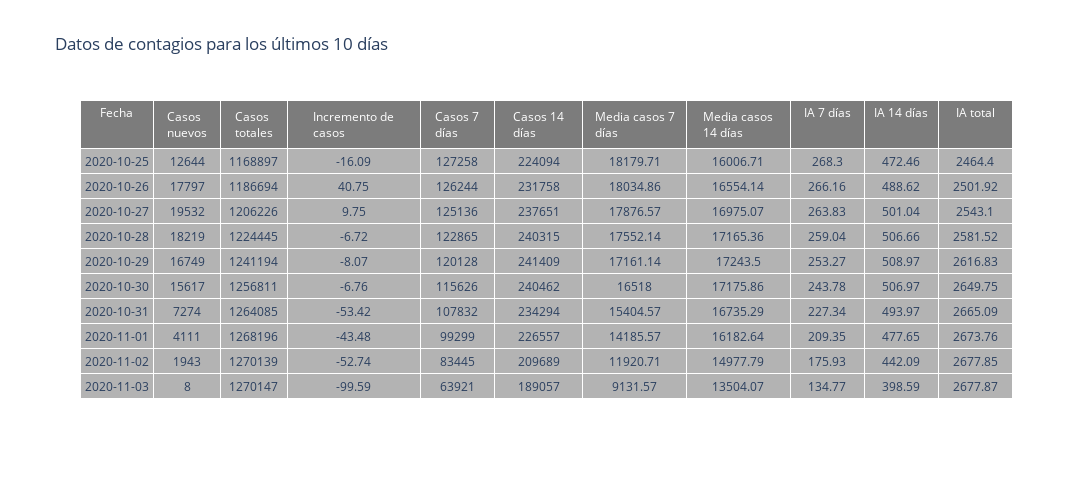

This figure's notebook cell:
### Markdown cell above
## Evolución de los contagios
En la siguiente tabla se muestran los casos diarios, acumulados, el incremento diario, en los últimos 7 y 14 días, la media de casos en los últimos 7 y 14 días, la incidéncia acumulada en los últimos 7 y 14 días y la acumulada para los últimos 10 días a nivel nacional:

### Code cell
fig = go.Figure(data=[go.Table(
    columnwidth=[100, 90, 90, 180, 100, 120, 140, 140, 100, 100, 100],
    header=dict(values=list(['Fecha', 'Casos nuevos', 'Casos totales', 'Incremento de casos', 'Casos 7 días', 'Casos 14 días', 'Media casos 7 días', 'Media casos 14 días', 'IA 7 días', 'IA 14 días', 'IA total']),
                fill_color='rgb(124,124,124)',
                align='center', font=dict(color='white')),
    cells=dict(values=spain[['fecha', 'num_casos', 'cases_accumulated', 'cases_inc', 'cases_7_days', 'cases_14_days', 'avg_cases_7_days', 'avg_cases_14_days', 'ia_100000_week', 'ia_100000_2week', 'ia_accumulated']].tail(10).transpose().values.tolist(),
               fill_color='rgb(179, 179, 179)',
               align='center', height=25))
])
fig.update_layout(width=1200, height=500, title='Datos de contagios para los últimos 10 días')
fig.show()

### Figure 1 — Plotly figure (JSON) as saved in the notebook; plotly's stock layout.template omitted (floating-point values rounded to 4 significant figures)
{"data": [{"cells": {"align": "center", "fill": {"color": "rgb(179, 179, 179)"}, "height": 25, "values": [["2020-10-25", "2020-10-26", "2020-10-27", "2020-10-28", "2020-10-29", "2020-10-30", "2020-10-31", "2020-11-01", "2020-11-02", "2020-11-03"], [12644, 17797, 19532, 18219, 16749, 15617, 7274, 4111, 1943, 8], [1168897, 1186694, 1206226, 1224445, 1241194, 1256811, 1264085, 1268196, 1270139, 1270147], [-16.09, 40.75, 9.75, -6.72, -8.07, -6.76, -53.42, -43.48, -52.74, -99.59], [127258, 126244, 125136, 122865, 120128, 115626, 107832, 99299, 83445, 63921], [224094, 231758, 237651, 240315, 241409, 240462, 234294, 226557, 209689, 189057], [18180.0, 18030.0, 17880.0, 17550.0, 17160.0, 16518, 15400.0, 14190.0, 11920.0, 9132.0], [16010.0, 16550.0, 16980.0, 17170.0, 17240.0, 17180.0, 16740.0, 16180.0, 14980.0, 13500.0], [268.3, 266.2, 263.8, 259.0, 253.3, 243.8, 227.3, 209.3, 175.9, 134.8], [472.5, 488.6, 501.0, 506.7, 509.0, 507.0, 494.0, 477.6, 442.1, 398.6], [2464.0, 2502.0, 2543.0, 2582.0, 2617.0, 2650.0, 2665.0, 2674.0, 2678.0, 2678.0]]}, "columnwidth": [100, 90, 90, 180, 100, 120, 140, 140, 100, 100, 100], "header": {"align": "center", "fill": {"color": "rgb(124,124,124)"}, "font": {"color": "white"}, "values": ["Fecha", "Casos nuevos", "Casos totales", "Incremento de casos", "Casos 7 días", "Casos 14 días", "Media casos 7 días", "Media casos 14 días", "IA 7 días", "IA 14 días", "IA total"]}, "type": "table"}], "layout": {"height": 500, "title": {"text": "Datos de contagios para los últimos 10 días"}, "width": 1200}}
